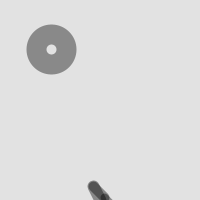
Frame 1 (no input)
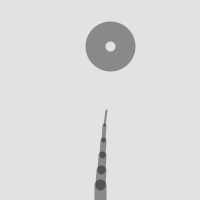
Frame 60 (the mouse pressed at the canvas centre just before this capture)
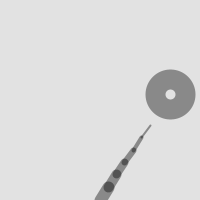
Frame 120 (the mouse held since frame 60 and released just before this capture)

The Processing sketch that drew these frames (run headless with seeded random() and noise(); from frame 60 on, the mouse is pressed at the canvas centre):

// Processing sketch: Reach3
// ── Reach3.pde
/**
 * Reach 3. 
 * Based on code from Keith Peters (www.bit-101.com)
 *
 * The arm follows the position of the ball by
 * calculating the angles with atan2().
 *
 * Created November 21 2006
 */

int numSegments = 6;
float[] x = new float[numSegments];
float[] y = new float[numSegments];
float[] angle = new float[numSegments];
float segLength = 15;
float targetX, targetY;

float ballX = 50;
float ballY = 50;
int ballXDirection = 1;
int ballYDirection = -1;

void setup() {
  size(200, 200);
  smooth(); 
  strokeWeight(20.0);
  stroke(0, 100);
  noFill();
  x[x.length-1] = width/2;     // Set base x-coordinate
  y[x.length-1] = height;  // Set base y-coordinate
}

void draw() {
  background(226);
  
  strokeWeight(20);
  ballX = ballX + 1.0 * ballXDirection;
  ballY = ballY + 0.8 * ballYDirection;
  if(ballX > width-25 || ballX < 25) {
    ballXDirection *= -1; 
  }
  if(ballY > height-25 || ballY < 25) {
    ballYDirection *= -1; 
  }
  ellipse(ballX, ballY, 30, 30);
  
  reachSegment(0, ballX, ballY);
  for(int i=1; i<numSegments; i++) {
    reachSegment(i, targetX, targetY);
  }
  for(int i=x.length-1; i>=1; i--) {
    positionSegment(i, i-1);  
  } 
  for(int i=0; i<x.length; i++) {
    segment(x[i], y[i], angle[i], (i+1)*2); 
  }
}

void positionSegment(int a, int b) {
  x[b] = x[a] + cos(angle[a]) * segLength;
  y[b] = y[a] + sin(angle[a]) * segLength; 
}

void reachSegment(int i, float xin, float yin) {
  float dx = xin - x[i];
  float dy = yin - y[i];
  angle[i] = atan2(dy, dx);  
  targetX = xin - cos(angle[i]) * segLength;
  targetY = yin - sin(angle[i]) * segLength;
}

void segment(float x, float y, float a, float sw) {
  strokeWeight(sw);
  pushMatrix();
  translate(x, y);
  rotate(a);
  line(0, 0, segLength, 0);
  popMatrix();
}
